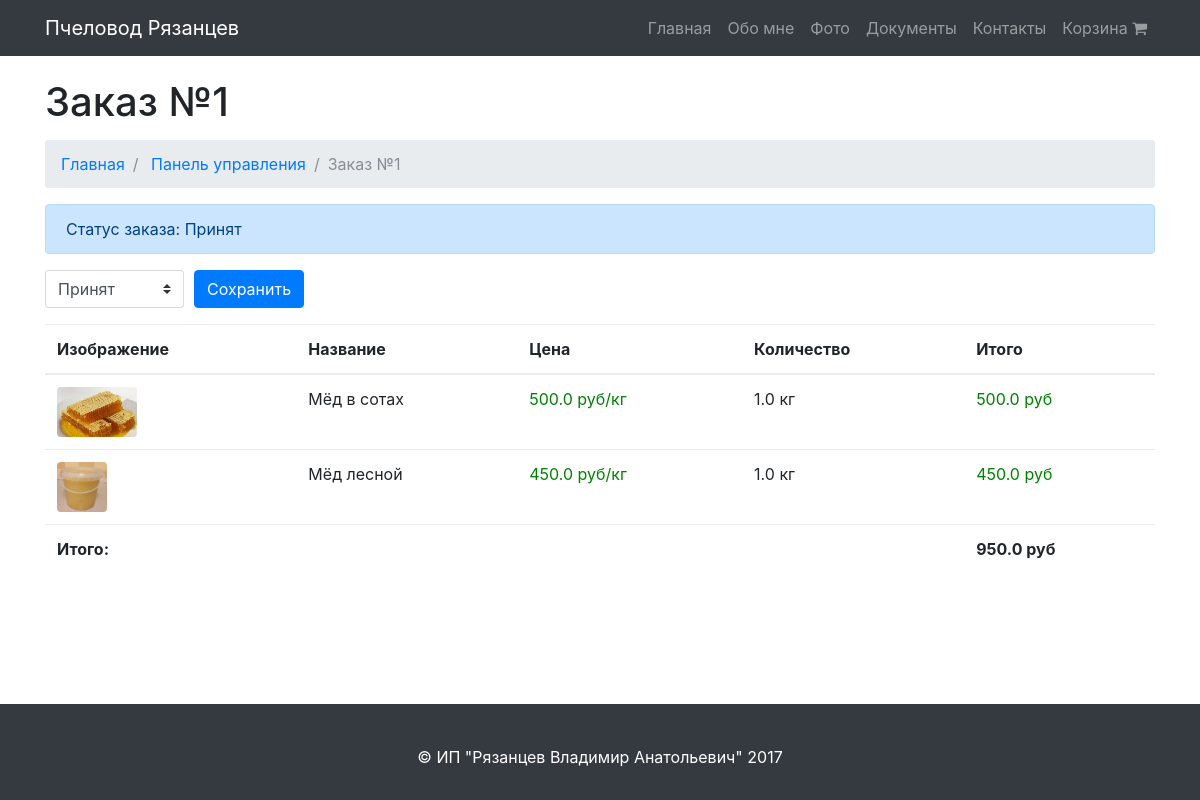
The page /control/order/1/ on the database as committed earlier.
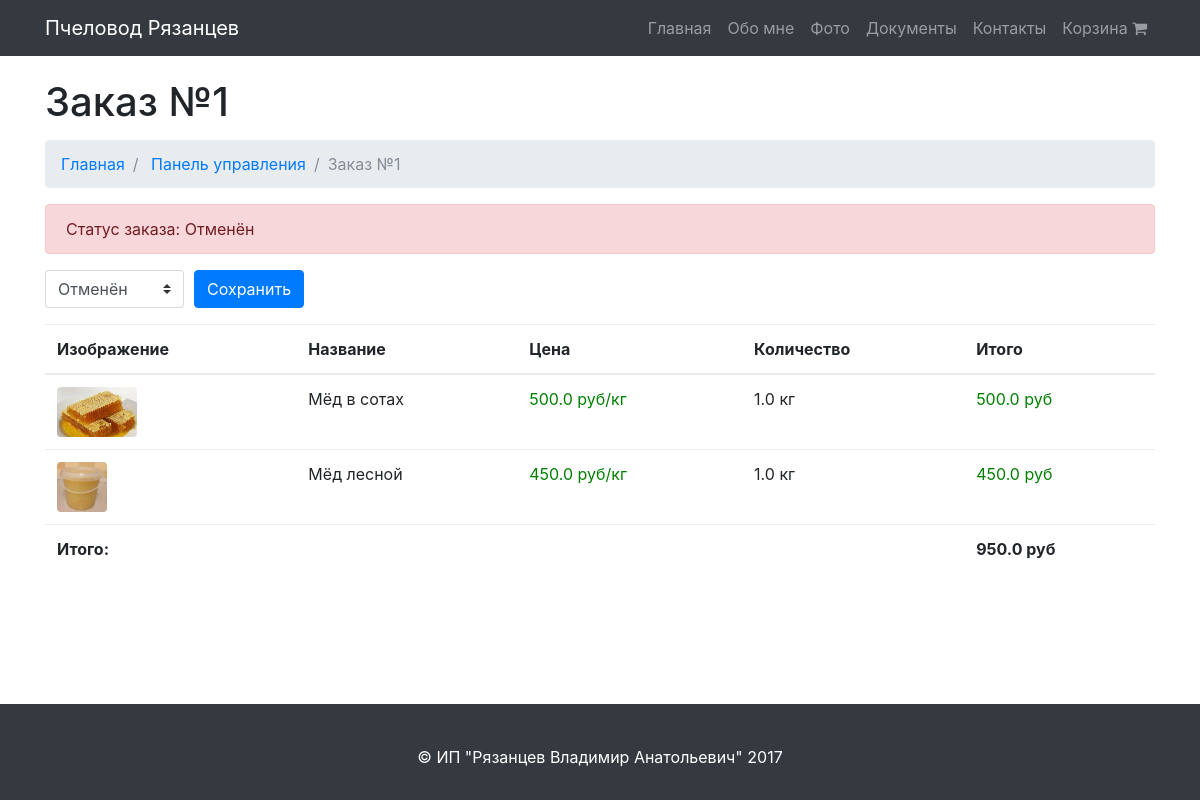
The same page on the database as committed later.
### store/models.py (models this page shows, shortened)
class Order(models.Model):
    accepted = 'Принят'
    execution = 'Исполнение'
    executed = 'Исполнен'
    canceled = 'Отменён'
    status_classifier = (
        (accepted, 'Принят'),
        (execution, 'Исполнение'),
        (executed, 'Исполнен'),
        (canceled, 'Отменён'),
    )
    email = models.EmailField(blank=True, null=True)
    phone = models.CharField(max_length=20)
    date = models.DateTimeField(default=timezone.now)
    status = models.CharField(max_length=10, choices=status_classifier, default=accepted)

class OrderItem(models.Model):
    product = models.ForeignKey(Product)
    quantity = models.FloatField()
    order = models.ForeignKey(Order)

class Product(models.Model):
    kg = 'кг'
    pcs = 'шт'
    measure_classifier = (
        (kg, 'кг'),
        (pcs, 'шт'),
    )
    photo = models.ImageField(upload_to="images")
    name = models.CharField(max_length=500)
    short_description = models.TextField()
    description = models.TextField()
    price = models.FloatField()
    measure = models.CharField(max_length=10, choices=measure_classifier, default=kg)
    in_stock = models.BooleanField(default=True)

### control_panel/views.py (the view)
# urls.py: url(r'^control/order/(?P<id>\d+)/$', views.control_order, name='control_order'),
def control_order(request, id):
    order = Order.objects.get(id=id)
    order_item_list = OrderItem.objects.filter(order=order)
    sum_order = 0
    for item in order_item_list:
        sum_order += item.quantity * item.product.price
    return render(
        request,
        "control_panel/order.html",
        {
            "order": order,
            "order_item_list": order_item_list,
            "sum_order": sum_order,
        }
    )

### store/templatetags/poll_extras.py (called while the page is built)
@register.filter
def mul(value, arg):
    try:
        value = float(value)
        arg = float(arg)
        if arg: return value * arg
    except:
        pass
    return ''

### templates/control_panel/order.html (shortened to what this page needs)
{% extends "base.html" %}
{% load poll_extras %}
{% block content %}
    <div class="container">
        <h1 class="mt-4 mb-3">Заказ №{{ order.id }}
        </h1>
        <ol class="breadcrumb">
            <li class="breadcrumb-item">
                <a href="{% url "index" %}">Главная</a>
            </li>
            <li class="breadcrumb-item">
                <a href="{% url "control" %}">Панель управления</a>
            </li>
            <li class="breadcrumb-item active">Заказ №{{ order.id }}</li>
        </ol>
        {% if order.status == 'Принят' or order.status == 'Исполнение' %}
            <div class="alert alert-primary" role="alert">
                Статус заказа: {{ order.status }}
            </div>
        {% elif order.status == 'Исполнен' %}
            <div class="alert alert-success" role="alert">
                Статус заказа: {{ order.status }}
            </div>
        {% elif order.status == 'Отменён' %}
            <div class="alert alert-danger" role="alert">
                Статус заказа: {{ order.status }}
            </div>
        {% endif %}
        <form action="{% url "change_order_status" id=order.id %}" method="post">
            <div class="input-group mb-3">
                <select name="status" class="custom-select" id="inputSelectStatus">
                    <option value="Принят" {% if order.status == 'Принят' %}selected{% endif %}>Принят</option>
                    <option value="Отменён" {% if order.status == 'Отменён' %}selected{% endif %}>Отменён</option>
                </select>
                <div class="input-group-append" style="margin-left: 10px">
                    <a>
                        <button class="btn btn-primary" type="submit">Сохранить</button>
                    </a>
                </div>
            </div>
        </form>
        <table class="table table-hover">
            <thead>
            <tr>
                <th>Изображение</th>
                <th>Название</th>
                <th>Цена</th>
                <th>Количество</th>
                <th>Итого</th>
            </tr>
            </thead>
            <tbody>
            {% for item in order_item_list %}
                <tr>
                    <td>
                        <a href="#">
                            <img height="50px" class="rounded mb-3 mb-md-0" src="{{ item.product.photo.url }}" alt="">
                        </a>
                    </td>
                    <td>{{ item.product.name }}</td>
                    <td><span style="color: green; ">{{ item.product.price }} руб/{{ item.product.measure }}</span></td>
                    <td>
                        {{ item.quantity }} {{ item.product.measure }}
                    </td>
                    <td>
                        <span style="color: green; ">{{ item.quantity|mul:item.product.price }} руб</span>
                    </td>
                </tr>
            {% endfor %}
            </tbody>
            <tfoot>
            <tr>
                <td><b>Итого:</b></td>
                <td></td>
                <td></td>
                <td></td>
                <td><b>{{ sum_order }} руб</b></td>
            </tr>
            </tfoot>
        </table>
    </div>
{% endblock %}

### templates/base.html (shortened to what this page needs)
{% load staticfiles %}
<!DOCTYPE html>
<html lang="en">
<head>
    <link href="{% static "css/bootstrap.min.css" %}" rel="stylesheet">
    <link href="{% static "css/modern-business.css" %}" rel="stylesheet">
    <link href="{% static "css/font-awesome.min.css" %}" rel="stylesheet">
    <link href="{% static "css/style.css" %}" rel="stylesheet">
</head>
<body>
<nav class="navbar fixed-top navbar-expand-lg navbar-dark bg-dark fixed-top">
    <div class="container">
        <a class="navbar-brand" href="/">Пчеловод Рязанцев</a>
        <div class="collapse navbar-collapse" id="navbarResponsive">
            <ul class="navbar-nav ml-auto">
                <li class="nav-item">
                    <a class="nav-link" href="/">Главная</a>
                </li>
                <li class="nav-item">
                    <a class="nav-link" href="{% url "about" %}">Обо мне</a>
                </li>
                <li class="nav-item">
                    <a class="nav-link" href="{% url "photo" %}">Фото</a>
                </li>
                <li class="nav-item">
                    <a class="nav-link" href="{% url "documents" %}">Документы</a>
                </li>
                <li class="nav-item">
                    <a class="nav-link" href="{% url "contacts" %}">Контакты</a>
                </li>
                <li class="nav-item">
                    <a class="nav-link" href="{% url "cart" %}">
                        Корзина <i class="fa fa-shopping-cart" aria-hidden="true"></i>
                    </a>
                </li>
            </ul>
        </div>
    </div>
</nav>
{% block content %}{% endblock content %}
<footer class="footer py-5 bg-dark">
    <div class="container">
        <p class="m-0 text-center text-white">&copy; ИП "Рязанцев Владимир Анатольевич" 2017</p>
    </div>
</footer>
</body>
</html>

### static/css/modern-business.css (style rules this page uses)
body { padding-top: 54px; }
@media (min-width: 992px) { body { padding-top: 56px; } }

### static/css/style.css (style rules this page uses)
html { position: relative; min-height: 100%; }
body { margin-bottom: 100px; }
.footer { position: absolute; bottom: 0; width: 100%; height: 10px; line-height: 10px; background-color: #f5f5f5; }

Rows that differ between the two databases and show on the page:
changed Order id 1: status "Принят" → "Отменён"
